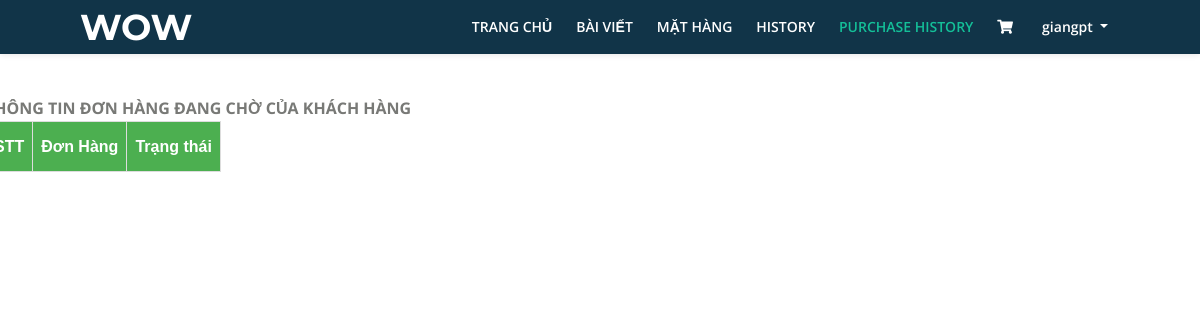
/view_sanpham/10/ (signed in), run on an earlier commit of the app's database.
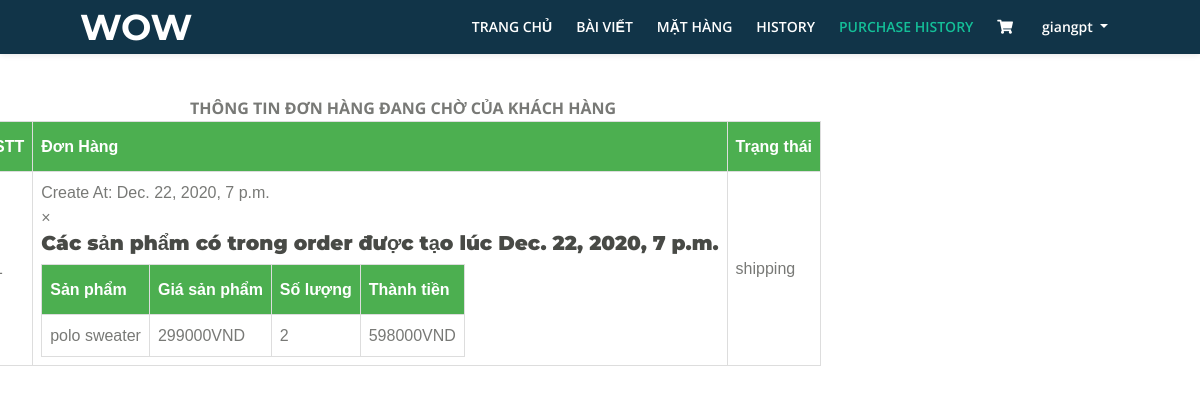
And on a later commit of the database.
### Page/models.py (models this page shows)
class Order(models.Model):
    id_cart = models.ForeignKey(Cart, on_delete=models.CASCADE, null=True, blank=True)
    id_user = models.ForeignKey(User, on_delete=models.CASCADE, null=True, blank=True)
    status_choice = (
        ('pending', 'pending'),
        ('confirm', 'confirm'),
        ('paid', 'paid'),
        ('shipping', 'shipping'),
        ('completed', 'completed'),
    )
    status = models.CharField(max_length=10, choices=status_choice, null=True, blank=True)
    address = models.TextField(max_length=1000, null=True, blank=True)

class Cart(models.Model):
    id_user = models.ForeignKey(User, on_delete=models.CASCADE, null=True, blank=True)
    total_price = models.IntegerField(null=True, blank=True)
    CreateAt = models.DateTimeField(auto_now=True)
    is_new = models.BooleanField(default=True)
    is_pending = models.BooleanField(default=True)

class CartItem(models.Model):
    id_product = models.ForeignKey(Product, on_delete=models.CASCADE, null=True, blank=True)
    id_cart = models.ForeignKey(Cart, on_delete=models.CASCADE, null=True, blank=True)
    num = models.IntegerField(default=0, null=True, blank=True)
    sum_product = models.FloatField(default=0, null=True, blank=True)
    is_checked = models.BooleanField(default=False)

class Product(models.Model):
    title = models.CharField(max_length=200, null=True, blank=True)
    description = models.CharField(max_length=3000, null=True, blank=True)
    img = models.FileField(upload_to='pro_image', null=True, blank=True)
    price = models.FloatField(default=0, null=True, blank=True)
    is_sale = models.BooleanField(default=False)
    price_sale = models.FloatField(default=0, null=True, blank=True)
    type = models.CharField(max_length=300, null=True, blank=True)
    size = models.CharField(max_length=10, null=True, blank=True)
    source = models.CharField(max_length=100, null=True, blank=True)
    for_male = models.BooleanField(default=False)
    for_female = models.BooleanField(default=False)
    TTs = models.TimeField(auto_now=True)
    TTe = models.TimeField(null=True, blank=True)
    def __str__(self):
        return self.title

### Page/views.py (the view)
# urls.py: url(r'^view_sanpham/(?P<id_user>\w+)/$', ViewProductUserBuy.as_view(), name='page_ViewProductUserBuy'),
class ViewProductUserBuy(TemplateView, LoginRequiredMixin):
    login_url = '/'
    template_name = '../Templates/Base_Product_User.html'
    def get(self, request, id_user):
        if request.user.is_authenticated():
            user_id = get_object_or_404(User, id=id_user)
            order = Order.objects.filter(id_user=user_id)
            cartItem = CartItem.objects.all()
            content = {
                'order': order,
                'cartItem': cartItem,
            }
            return render(request, self.template_name, content)
        else:
            return HttpResponseRedirect(reverse('Page:page_login'))

### Templates/Base_Product_User.html (shortened to what this page needs)
<!DOCTYPE html>
<html lang="en">
<head>
    <link href="/static/css/bootstrap.css" rel="stylesheet">
    <link href="/static/css/fontawesome-all.css" rel="stylesheet">
    <link href="/static/css/swiper.css" rel="stylesheet">
	<link href="/static/css/magnific-popup.css" rel="stylesheet">
	<link href="/static/css/styles_base_UI_home.css" rel="stylesheet">
</head>
<body>
    {% include 'NavigationBar/nav_User_or_Manager.html' %}
    <div class="row product-user-buy">
    <div>
        <div class="panel-heading" align="center"><b>THÔNG TIN ĐƠN HÀNG ĐANG CHỜ CỦA KHÁCH HÀNG</b></div>
    	<table class="w3-table-all" id="history-table">
            <thead>
                <tr>
                	<th class="w3-center">STT</th>
                	<th class="w3-center">Đơn Hàng</th>
                	<th class="w3-center">Trạng thái</th>
                </tr>
            </thead>
            <tbody>
                {% for item in order %}
                {% if item.status != 'completed' %}
                <tr>
                	<td class="w3-center">{{forloop.counter}}</td>
                    <td class="w3-center">Create At: {{item.id_cart.CreateAt}}
                        <div id="{{item.id}}" class="w3-modal">
                            <div class="w3-modal-content">
                                {% include 'Form/form_orderInfo.html'%}
                            </div>
                        </div>
                    </td>
                    {% if item.status == 'pending' or item.status == 'confirm' %}
                    <td class="w3-center">{{item.status}}
                        <span class="fa fa-trash" onclick="document.getElementById('id{{item.id}}').style.display='block'"
                              class="w3-button w3-black" style="color: #0077b3" data-toggle="tooltip" title="Xóa Đơn Đặt Hàng">
                        </span>
                        <div id="id{{item.id}}" class="w3-modal">
                            <div class="w3-modal-content">
                                {% include 'Form/form_cancelOrder.html'%}
                            </div>
                        </div>
                    </td>
                    {% else %}
                    <td class="w3-center">{{item.status}}</td>
                    {% endif %}
                </tr>
                {% endif %}
                {% endfor %}
            </tbody>
        </table>
	</div>
    </div>
</body>
</html>

### Templates/Form/form_orderInfo.html (shortened to what this page needs)
<!DOCTYPE html>
<html lang="en">
<head>
</head>
<body>
    <header class="w3-container w3-light-blue">
        <span onclick="document.getElementById('{{item.id}}').style.display='none'"
          class="w3-button w3-display-topright">&times;</span>
        <h4 align="center" style="color: #000099"><strong>Các sản phẩm có trong order được tạo lúc {{item.id_cart.CreateAt}}</strong></h4>
    </header>
    <table>
        <thead>
            <tr>
                <th>Sản phẩm</th>
                <th class="w3-center">Giá sản phẩm</th>
                <th class="w3-center">Số lượng</th>
                <th class="w3-center">Thành tiền</th>
            </tr>
        </thead>
        <tbody>
        {% for product in cartItem %}
            <tr>
                {% if product.id_cart == item.id_cart %}
                <td>{{product.id_product}}</td>
                <td>{{product.id_product.price_sale|floatformat:'-1'}}VND</td>
                <td>{{product.num}}</td>
                <td>{{product.sum_product|floatformat:'-1'}}VND</td>
                {% endif%}
            </tr>
        {% endfor %}
        </tbody>
    </table>
</body>
</html>

What changed in the data, as far as the page shows it:
now on this page (row edited): Order: id_cart.CreateAt "Dec. 22, 2020, 7 p.m.", status "shipping"
now on this page (row unchanged): CartItem: id_product "polo sweater", id_product.price_sale "299000", num "2", sum_product "598000"
